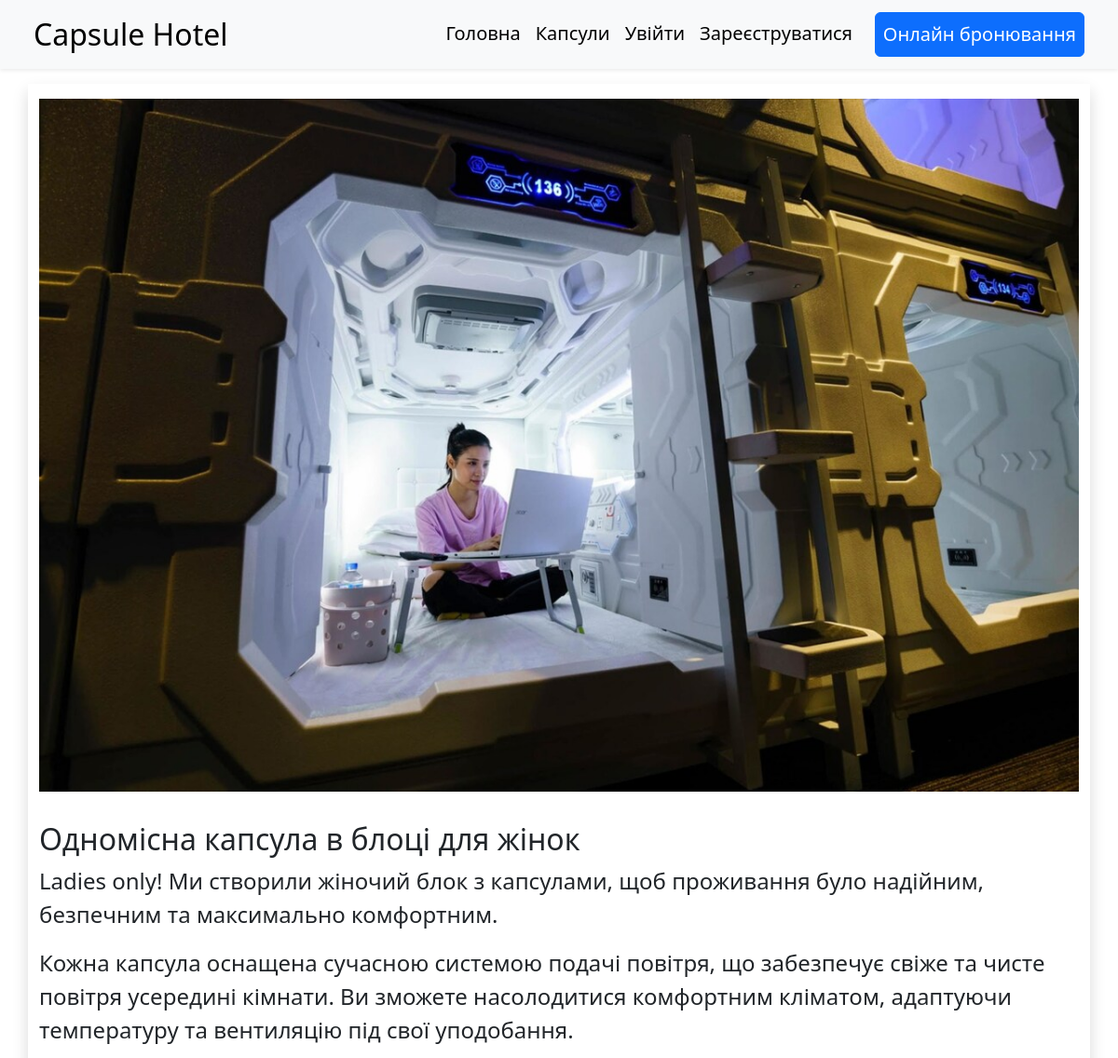
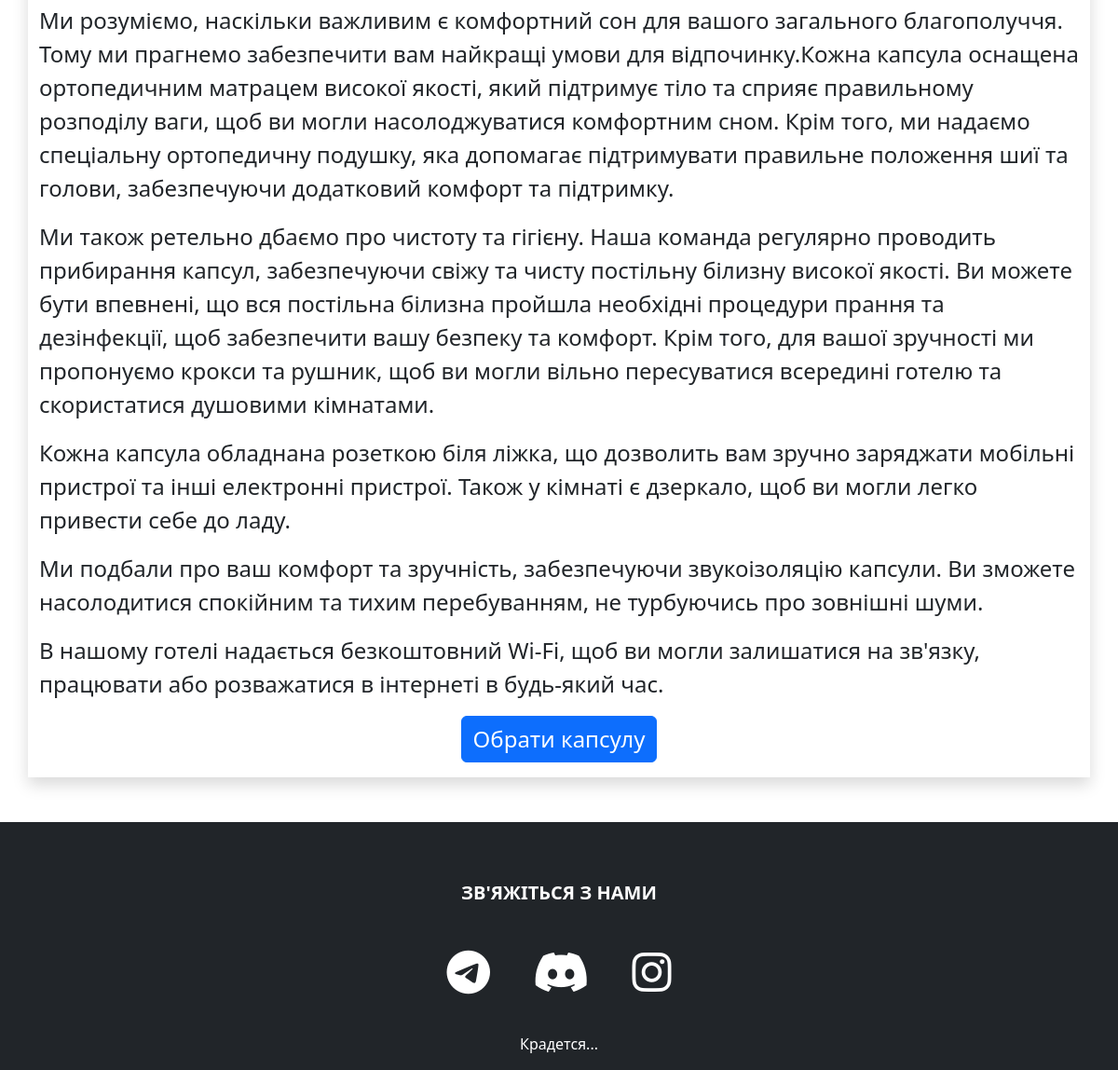
Page /capsules/odnomisna-kapsula-v-bloci-dlya-zhinok/ on the committed database (2 pictures, top to bottom).
### capsule/models.py (models this page shows, shortened)
class Capsule(models.Model):
    name = models.CharField(max_length=200, db_index=True, verbose_name="Назва")
    slug = models.SlugField(max_length=200, db_index=True)
    description = models.TextField(blank = True, verbose_name="Опис")
    image = models.ImageField(upload_to='capsules/', blank= True, verbose_name="Фото капсули")
    price = models.DecimalField(max_digits=10, decimal_places=2, verbose_name="Ціна")
    available = models.BooleanField(default=True)
    created_at = models.DateTimeField(auto_now_add=True, verbose_name="Дата створення")
    updated_at = models.DateTimeField(auto_now=True, verbose_name="Дата змінення")
    class Meta:
        verbose_name = 'Капсула'
        verbose_name_plural = 'Капсули'
        ordering = ('name',)
        index_together = (('id', 'slug'),)

### capsule/views.py (the view)
# urls.py: path('<slug:slug>/', views.capsuleDetail, name = 'capsuleDetail'),
def capsuleDetail(request,slug):
    capsule = Capsule.objects.filter(slug=slug)
    return render(request, 'capsule/detail.html', {'capsule': capsule, 'slug': slug,})

### capsule/templates/capsule/detail.html (shortened to what this page needs)
{% extends 'base.html' %}
{% load static %}
{% block body %}
<div class="container mt-3">
    {% for c in capsule %}
    <div class="row mb-5 shadow">
        <div class="col-12 mt-3 mb-3">
            <img src='{{c.image.url}}' width=100%>
        </div>
        <div class="col-12 mt-3 mb-3">
            <h2>{{ c.name }}</h2>
            {% autoescape on %}
            <div class="fs-4">{{ c.description|linebreaks}}</div>
            {% endautoescape %}
            <div class="d-grid gap-2 d-flex justify-content-center">
                <div>
                    <button type="submit" class="btn btn-primary fs-4 text-white fPersian ">
                        <a class="navbar-brand active cHover" href="{% url 'booking' %}">Обрати капсулу</a>
                    </button>
                </div>
            </div>
        </div>
    </div>
    {% endfor %}
</div>
{% endblock %}

### rows in the picture
Capsule: image (picture), name "Одномісна капсула в блоці для жінок", description "Ladies only! Ми створили жіночий блок з капсулами, щоб проживання було надійним, безпечним та максимально комфортним. Кожна капсула оснащена сучасною системою подачі повітря, що забезпечує свіже та чисте повітря усередині кімнати. Ви зможете насолодитися комфортним кліматом, адаптуючи температуру та вентиляцію під свої уподобання. Ми розуміємо, наскільки важливим є комфортний сон для вашого загального благополуччя. Тому ми прагнемо забезпечити вам найкращі умови для відпочинку.Кожна капсула оснащена ортопедичним матрацем високої якості, який підтримує тіло та сприяє правильному розподілу ваги, щоб ви могли насолоджуватися комфортним сном. Крім того, ми надаємо спеціальну ортопедичну…"
